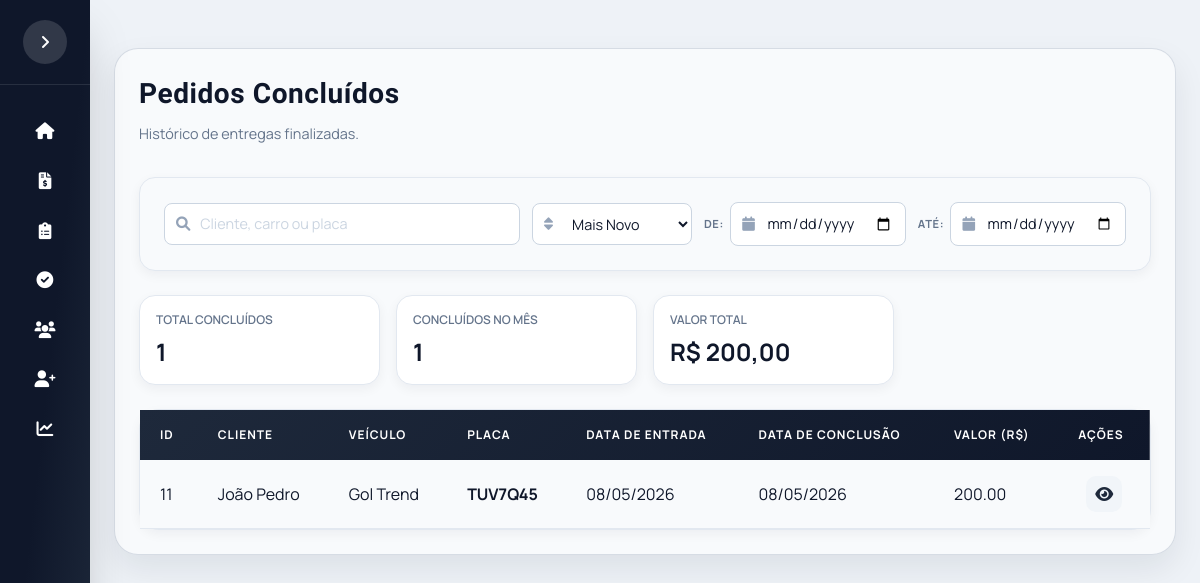
The page /pedidos/concluidos on the database its author committed.
### app/models.py (models this page shows)
class Orcamento(db.Model):
    __tablename__ = "orcamento"
    id_orcamento = db.Column(db.Integer, primary_key=True, autoincrement=True)
    id_veiculo = db.Column(db.Integer, db.ForeignKey("veiculos.id_veiculo"), nullable=False)
    dat_orcamento = db.Column(db.Date, nullable=False)
    bool_original = db.Column(db.Boolean, default=False)
    bool_logo_prensada = db.Column(db.Boolean, default=False)
    banco_motorista = db.Column(db.Boolean, default=False)
    banco_passageiro = db.Column(db.Boolean, default=False)
    banco_traseiro = db.Column(db.Boolean, default=False)
    qtd_bancos = db.Column(db.Integer, default=0)
    qtd_apoio_cabeca = db.Column(db.Integer, default=0)
    bool_espuma = db.Column(db.Boolean, default=False)
    valor = db.Column(db.Numeric(10,2), nullable=False)
    obs = db.Column(db.Text)
    pedidos = db.relationship("Pedido", backref="orcamento", lazy=True)
    tecidos = db.relationship("OrcamentoTecido")
    costuras = db.relationship("OrcamentoCostura")
    cores = db.relationship("OrcamentoCor")
    espumas = db.relationship("OrcamentoEspuma")

class Cliente(db.Model):
    __tablename__ = "clientes"
    id_cliente = db.Column(db.Integer, primary_key=True, autoincrement=True)
    cod_cliente = db.Column(db.String(20), unique=True, nullable=False)
    nome = db.Column(db.String(120), nullable=False)
    cliente_ativo = db.Column(db.Integer, default=1)
    telefones = db.relationship("TelefoneCliente", backref="cliente", lazy=True, cascade="all, delete-orphan")
    emails = db.relationship("EmailCliente", backref="cliente", lazy=True, cascade="all, delete-orphan")
    enderecos = db.relationship("EnderecoCliente", backref="cliente", lazy=True, cascade="all, delete-orphan")
    veiculos = db.relationship("Veiculo", backref="cliente", lazy=True, cascade="all, delete-orphan")

class Veiculo(db.Model):
    __tablename__ = "veiculos"
    id_veiculo = db.Column(db.Integer, primary_key=True, autoincrement=True)
    id_cliente = db.Column(db.Integer, db.ForeignKey("clientes.id_cliente"), nullable=False)
    veiculo_ativo = db.Column(db.Integer, default=1)
    placa = db.Column(db.String(7), unique=True, nullable=False)
    marca = db.Column(db.String(50), nullable=False)
    modelo = db.Column(db.String(80), nullable=False)
    ano = db.Column(db.Integer)
    cor = db.Column(db.String(30))
    orcamentos = db.relationship("Orcamento", backref="veiculo", lazy=True)

class Pedido(db.Model):
    __tablename__ = "pedidos"
    id_pedido = db.Column(db.Integer, primary_key=True, autoincrement=True)
    id_orcamento = db.Column(
        db.Integer,
        db.ForeignKey("orcamento.id_orcamento"),
        nullable=False
    )
    boolean_aceite_cliente = db.Column(db.Boolean, default=False)
    dat_aceite_cliente = db.Column(db.Date)
    data_inicio = db.Column(db.Date)
    data_conclusao = db.Column(db.Date)
    observacoes_pedido = db.Column(db.Text)
    aceite_cliente = db.Column(db.Boolean)
    status = db.Column(db.String(50))
    valor_total = db.Column(db.Float)
    metodo_pagamento = db.Column(db.String(50))

### app/routes.py (the view)
@main.route("/pedidos/concluidos")
def pedidos_concluidos():
    page = request.args.get("page", 1, type=int)
    per_page = request.args.get("per_page", 10, type=int)
    per_page = max(1, min(per_page, 10000))
    query = (
        Orcamento.query
        .join(Pedido, Pedido.id_orcamento == Orcamento.id_orcamento)
        .filter(Pedido.boolean_aceite_cliente == True)
        .filter(Pedido.status == "Concluído")
        .order_by(Orcamento.dat_orcamento.desc())
    )
    pagination = query.paginate(page=page, per_page=per_page, error_out=False)
    base = query.order_by(None)
    total_concluidos = int(pagination.total or 0)
    valor_total = float(base.with_entities(func.coalesce(func.sum(Orcamento.valor), 0.0)).scalar() or 0.0)
    hoje = datetime.today().date()
    mes_inicio = datetime(hoje.year, hoje.month, 1).date()
    if hoje.month == 12:
        mes_fim = datetime(hoje.year + 1, 1, 1).date()
    else:
        mes_fim = datetime(hoje.year, hoje.month + 1, 1).date()
    concluidos_mes = (
        base
        .filter(Pedido.data_conclusao >= mes_inicio)
        .filter(Pedido.data_conclusao < mes_fim)
        .count()
    )
    return render_template(
        "pedidos_concluidos.html",
        orcamentos=pagination.items,
        pagination=pagination,
        stats={
            "total_concluidos": total_concluidos,
            "concluidos_mes": int(concluidos_mes or 0),
            "valor_total": float(valor_total),
        }
    )

### templates/pedidos_concluidos.html (shortened to what this page needs)
{% extends "base.html" %}
{% block content %}
<div class="table-container">
    <div class="screen-header" style="margin-bottom: 2rem;">
        <div>
            <h2 class="screen-title title-font" style="margin-bottom: 0.5rem;">Pedidos Concluídos</h2>
            <p class="screen-subtitle">Histórico de entregas finalizadas.</p>
        </div>
    </div>
    <div class="panel filter-panel" style="margin-bottom: 1.5rem; padding: 1.5rem;">
        <div class="filter-row">
            <div class="filter-search-col"><div class="input-icon">
                <input type="text" id="filterCliente" placeholder="Cliente, carro ou placa" class="w-full">
            </div></div>
            <div class="filter-sort-col"><div class="input-icon">
                <select id="sortSelect" class="w-full">
                    <optgroup label="Tempo">
                        <option value="data_desc">Mais Novo</option>
                    </optgroup>
                </select>
            </div></div>
            <div class="filter-dates-col flex items-center gap-3"><div class="filter-date-group">
                <span class="filter-label">De:</span>
                <div class="input-icon small-date">
                    <input type="date" id="filterDataInicio" class="w-full">
                </div>
            </div><div class="filter-date-group">
                <span class="filter-label">Até:</span>
                <div class="input-icon small-date">
                    <input type="date" id="filterDataFim" class="w-full">
                </div></div>
            </div>
        </div>
    </div>
    <div class="grid grid-cols-1 md:grid-cols-4 gap-4 items-center mb-6">
        <div class="stat-card p-4">
            <p class="text-slate-500 text-xs uppercase font-semibold">Total Concluídos</p>
            <p id="totalConcluidos" class="text-2xl font-bold text-slate-900 mt-2">0</p>
        </div>
        <div class="stat-card p-4">
            <p class="text-slate-500 text-xs uppercase font-semibold">Concluídos no Mês</p>
            <p id="concluidosMes" class="text-2xl font-bold text-slate-900 mt-2">0</p>
        </div>
        <div class="stat-card p-4">
            <p class="text-slate-500 text-xs uppercase font-semibold">Valor Total</p>
            <p id="valorTotal" class="text-2xl font-bold text-slate-900 mt-2">R$ 0,00</p>
        </div>
    </div>
    <div class="table-wrapper">
        <table class="table-clientes">
            <thead>
                <tr>
                    <th>ID</th>
                    <th>Cliente</th>
                    <th>Veículo</th>
                    <th>Placa</th>
                    <th>Data de Entrada</th>
                    <th>Data de Conclusão</th>
                    <th>Valor (R$)</th>
                    <th>Ações</th>
                </tr>
            </thead>
            <tbody id="tabelaConcluidosBody">
                {% for orcamento in orcamentos %}
                <tr>
                    <td>{{ orcamento.id_orcamento }}</td>
                    <td>{{ orcamento.veiculo.cliente.nome }}</td>
                    <td>{{ orcamento.veiculo.modelo }}</td>
                    <td><strong>{{ orcamento.veiculo.placa.upper() }}</strong></td>
                    <td data-date="{{ orcamento.dat_orcamento.strftime('%Y-%m-%d') if orcamento.dat_orcamento else '' }}">
                        {{ orcamento.dat_orcamento.strftime('%d/%m/%Y') if orcamento.dat_orcamento else '-' }}
                    </td>
                    <td data-date="{{ orcamento.pedidos[0].data_conclusao.strftime('%Y-%m-%d') if orcamento.pedidos and orcamento.pedidos[0].data_conclusao else '' }}">
                        {% if orcamento.pedidos and orcamento.pedidos[0].data_conclusao %}
                            {{ orcamento.pedidos[0].data_conclusao.strftime('%d/%m/%Y') }}
                        {% else %}
                            -
                        {% endif %}
                    </td>
                    <td>{{ "%.2f"|format(orcamento.valor|float) }}</td>
                    <td>
                        <div class="cliente-icons">
                            <a href="{{ url_for('main.visualizar_orcamento', id_orcamento=orcamento.id_orcamento) }}"
                               class="icon-btn"
                               data-tooltip="Visualizar detalhes">
                                <i class="fas fa-eye"></i>
                            </a>
                        </div>
                    </td>
                </tr>
                {% endfor %}
            </tbody>
        </table>
    </div>
</div>
{% endblock %}

### static/css/estilo.css (style rules this page uses)
:root { --brand-red: #e11d2e; --brand-red-dark: #b91c1c; --brand-blue: #1e3a8a; --ink: #0f172a; --muted: #475569; --panel: #f8fafc; --line: #e2e8f0; --accent: #10b981; --primary: #4f46e5; --primary-dark: #4338ca; --primary-light: #818cf8; --success: #10b981; --warning: #f59e0b; --danger: #ef4444; --info: #3b82f6; --sidebar-width: 280px; --sidebar-collapsed: 90px; --radius-card: 1.25rem; --radius-lg: 1rem; --radius-md: 0.75rem; --shadow-sm: 0 1px 2px 0 rgb(0 0 0 / 0.05); --shadow-md: 0 4px 6px -1px rgb(0 0 0 / 0.1); --shadow-lg: 0 10px 15px -3px rgb(0 0 0 / 0.1); --shadow-xl: 0 20px 25px -5px rgb(0 0 0 / 0.1); }
* { margin: 0; padding: 0; box-sizing: border-box; }
body { background: radial-gradient(circle at top, #e2e8f0 0%, #cbd5e1 55%, #e2e8f0 100%); font-family: 'Manrope', system-ui, sans-serif; color: var(--ink); min-height: 100vh; overflow-x: hidden; }
h1, h2, h3, .title-font { font-family: 'Barlow Condensed', 'Manrope', system-ui, sans-serif; letter-spacing: 0.02em; }
.screen-header { display: flex; flex-wrap: wrap; align-items: center; justify-content: space-between; gap: 1rem; margin-bottom: 1.5rem; }
.screen-title { font-size: 1.9rem; font-weight: 700; color: #0f172a; font-family: 'Barlow Condensed', sans-serif; }
.screen-subtitle { color: #64748b; font-size: 0.95rem; margin-top: 0.25rem; }
.table-wrapper { background: #ffffff; border: 1px solid var(--line); border-radius: 1.25rem; overflow-x: auto; box-shadow: 0 4px 12px rgba(15,23,42,0.05); }
.table-clientes { width: 100%; border-collapse: collapse; min-width: 600px; }
.table-clientes thead { background: linear-gradient(135deg, #1e293b 0%, #0f172a 100%); }
.table-clientes thead th { color: #ffffff; padding: 1rem 1.25rem; text-align: left; font-size: 0.75rem; font-weight: 700; text-transform: uppercase; letter-spacing: 0.08em; }
.table-clientes tbody tr { border-bottom: 1px solid #e2e8f0; transition: all 0.2s ease; }
.table-clientes tbody tr:nth-child(odd) { background-color: #f8fafc; }
.table-clientes td { padding: 1rem 1.25rem; color: #0f172a; vertical-align: middle; }
.cliente-icons { display: flex; align-items: center; justify-content: center; gap: 0.5rem; flex-wrap: nowrap; }
.icon-btn { all: unset; display: inline-flex; align-items: center; justify-content: center; width: 36px; height: 36px; border-radius: 10px; cursor: pointer; transition: all 0.2s ease; background: rgba(15, 23, 42, 0.06); color: #475569; position: relative; }
.icon-btn i { font-size: 1rem; line-height: 1; }
.filter-label { display: inline-block; font-size: 0.7rem; font-weight: 700; color: #64748b; text-transform: uppercase; letter-spacing: 0.05em; white-space: nowrap; }
.filter-date-group { display: flex; align-items: center; gap: 0.4rem; }
.small-date { flex: 1; min-width: 140px; max-width: 180px; }
.input-icon { position: relative; }
.cliente-icons .icon-btn, .cliente-icons a.icon-btn, .cliente-icons button.icon-btn { all: unset !important; display: inline-flex !important; align-items: center !important; justify-content: center !important; width: 36px !important; height: 36px !important; border-radius: 10px !important; cursor: pointer !important; transition: all 0.2s ease !important; position: relative !important; margin: 0 2px !important; background: #f1f5f9 !important; color: #1e293b !important; }
.cliente-icons .icon-btn i { font-size: 1rem !important; line-height: 1 !important; }

### rows shown on the page
Orcamento: id_orcamento "11", veiculo.cliente.nome "João Pedro", veiculo.modelo "Gol Trend", veiculo.placa "TUV7Q45", dat_orcamento "08/05/2026", data_conclusao "08/05/2026", valor "200.00"
